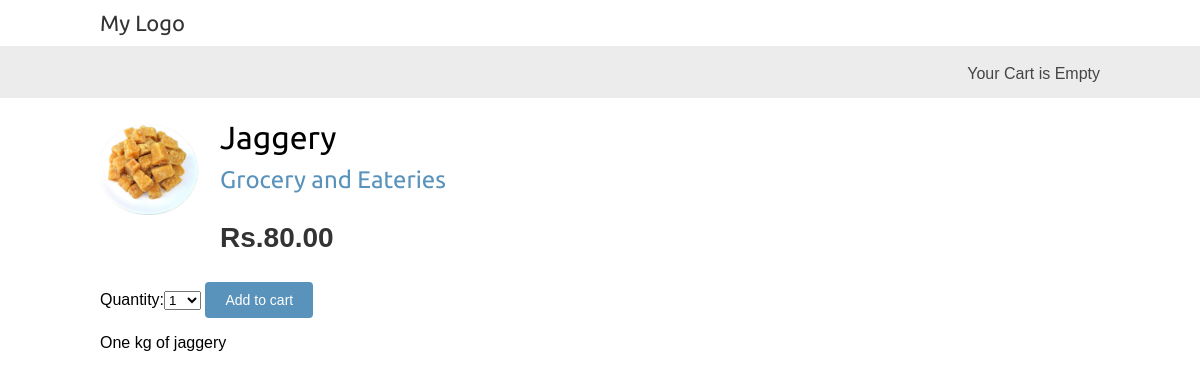
Screenshot of /6/jaggery/ with the database file from the repository.
### myshop/models.py (models this page shows, shortened)
class Product(models.Model):
    category = models.ForeignKey(Category,related_name = 'products',on_delete = models.CASCADE)
    name = models.CharField(max_length = 200,db_index = True)
    slug = models.SlugField(max_length = 200,db_index = True)
    image = models.ImageField(upload_to = 'products/%Y/%m/%d',blank = True)
    description = models.TextField(blank = True)
    price = models.DecimalField(max_digits = 10,decimal_places = 2)
    available = models.BooleanField(default = True)
    created = models.DateTimeField(auto_now_add = True)
    updated = models.DateTimeField(auto_now = True)
    class Meta :
        ordering = ('name',)
        index_together = (('id','slug'),)

class Category(models.Model) :
    name = models.CharField(max_length = 200,db_index = True)
    slug = models.SlugField(max_length = 20,unique = True)
    class Meta:
        ordering = ('name',)
        verbose_name = "category"
        verbose_name_plural = 'categories'
    def __str__(self) :
        return self.name
    def get_absolute_url(self):
        return reverse('myshop:product_list_by_category',args = [self.slug])

### myshop/views.py (the view)
# urls.py: path('<int:id>/<slug:slug>/',views.product_detail,name = 'product_detail'),
def product_detail(request,id,slug):
    product = get_object_or_404(Product,id = id,slug = slug,available = True)
    cart_product_form = CartAddProductForm()
    return render(request,'shop/products/detail.html',{'product' : product,'cart_product_form': cart_product_form})

### cartapp/forms.py
class CartAddProductForm(forms.Form) :
    quantity = forms.TypedChoiceField(choices = PRODUCT_QUANTITY_CHOICES,coerce = int)
    override = forms.BooleanField(required = False,initial = False,widget = forms.HiddenInput)

### cartapp/cart.py (called while the page is built)
    def __len__(self):
        return sum(item['quantity'] for item in self.cart.values())

### cartapp/context_processors.py (called while the page is built)
def cart(request):
    return {'cart' :Cart(request)}

### myshop/templates/shop/products/detail.html (shortened to what this page needs)
{% extends "shop/base.html" %}
{% load static %}
{% block content %}
    <div class="product-detail">
        <img src = "{% if product.image %}{{product.image.url}}{% else %}{% static  "img/no_image.png" %}{% endif %}">
        <h1>{{product.name}}</h1>
        <h2>
            <a href = "{{product.category.get_absolute_url}}">
            {{product.category}}
            </a>
        </h2>
        <p class = "price">Rs.{{product.price}}</p>
        <form action="{% url "cart:cart_add" product.id %}" method="post">
            {{ cart_product_form }}
            <input type="submit" value="Add to cart">
        </form>
        {{product.description|linebreaks}}
    </div>
{% endblock content %}

### myshop/static/css/base.css (style rules this page uses)
body { margin:0; padding:0; font-family:helvetica, sans-serif; }
h1, h2, h3, h4, h5 , h6 { font-family: 'Ubuntu', sans-serif; font-weight:normal; }
a { text-decoration:none; color:#5993bb; }
a.button, input[type="submit"] { color:#fff; background:#5993bb; border-radius:4px; padding:10px 20px; font-size:14px; border:0; }
.product-detail { text-align:justify; }
.product-detail .price { color:#333; font-size:28px; font-weight:bold; }
.product-detail img { width:100px; float:left; padding:0 20px 20px 0; }
.product-detail h1 { margin-bottom:0; }
.product-detail h2 { margin-top:10px; }

### rows the page displays
Product: image (picture), name "Jaggery", category "Grocery and Eateries", price "80.00", description "One kg of jaggery"
